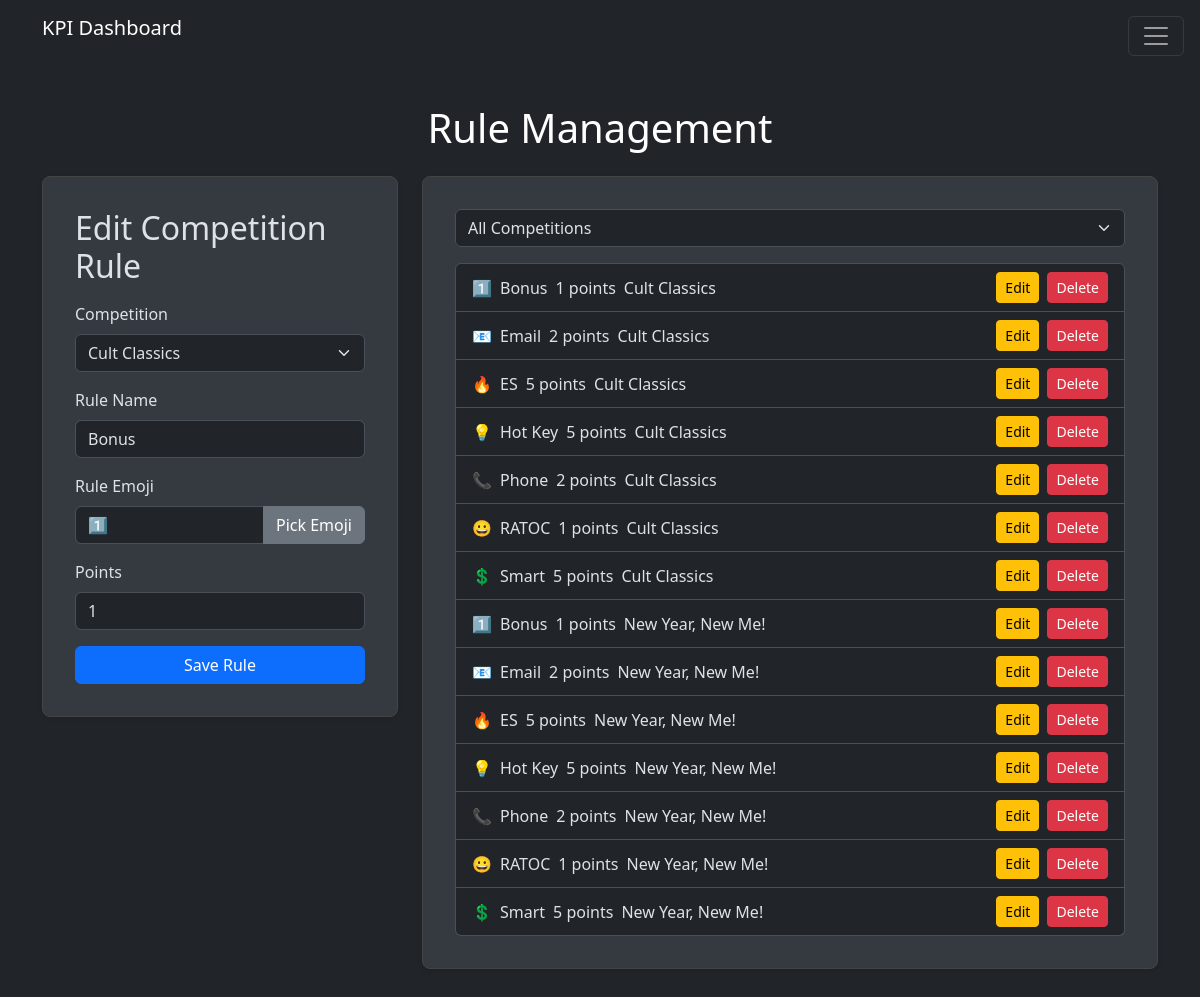
The page /admin/pages/rules.php?edit_id=59 on the database its author committed.
### tables this page shows
CREATE TABLE `competition_rules` (
  `id` int(11) NOT NULL,
  `competition_id` int(11) DEFAULT NULL,
  `name` varchar(100) NOT NULL,
  `description` varchar(255) DEFAULT NULL,
  `points` int(11) NOT NULL,
  `created_at` timestamp NULL DEFAULT current_timestamp(),
  `emoji` varchar(255) DEFAULT ''
);

CREATE TABLE `competitions` (
  `id` int(11) NOT NULL,
  `name` varchar(100) NOT NULL,
  `start_date` date DEFAULT NULL,
  `end_date` date DEFAULT NULL,
  `created_at` timestamp NULL DEFAULT current_timestamp()
);

### includes/classes/Database.php (called while the page is built, shortened)
<?php
class Database {
    private static $instance = null;
    private $connection = null;
    private function __construct() {
        try {
            $this->connection = new PDO(
                "mysql:host=" . DB_HOST . ";dbname=" . DB_NAME,
                DB_USER,
                DB_PASS,
                [PDO::ATTR_ERRMODE => PDO::ERRMODE_EXCEPTION]
            );
        } catch (PDOException $e) {
            error_log("Database Connection Error: " . $e->getMessage());
            throw new Exception("Database connection failed");
        }
    }
    public static function getInstance() {
        if (self::$instance === null) {
            self::$instance = new self();
        }
        return self::$instance;
    }
    public function query($sql, $params = []) {
        try {
            $stmt = $this->connection->prepare($sql);
            $stmt->execute($params);
            return $stmt;
        } catch (PDOException $e) {
            error_log("Query Error: " . $e->getMessage());
            throw new Exception("Database query failed");
        }
    }
}

### public/admin/pages/rules.php (the view, shortened to what this page needs)
<?php
require_once $_SERVER['DOCUMENT_ROOT'] . '/public/admin/includes/header.php';
$db = Database::getInstance();
$competitions = $db->query("SELECT * FROM competitions ORDER BY name")->fetchAll(PDO::FETCH_ASSOC);
$filterCompetition = isset($_GET['filterCompetition']) ? intval($_GET['filterCompetition']) : null;
$rulesQuery = "
    SELECT cr.*, c.name as competition_name
    FROM competition_rules cr
    LEFT JOIN competitions c ON cr.competition_id = c.id";
if ($filterCompetition) {
    $rulesQuery .= " WHERE cr.competition_id = ?";
    $rules = $db->query($rulesQuery, [$filterCompetition])->fetchAll(PDO::FETCH_ASSOC);
} else {
    $rulesQuery .= " ORDER BY c.name, cr.name";
    $rules = $db->query($rulesQuery)->fetchAll(PDO::FETCH_ASSOC);
}
$ruleName = '';
$rulePoints = 0;
$ruleEmoji = '';
$selectedCompetition = '';
$action = 'Add Competition Rule';
if (isset($_GET['edit_id'])) {
    $editId = intval($_GET['edit_id']);
    $rule = $db->query("
        SELECT cr.*, c.id as competition_id
        FROM competition_rules cr
        LEFT JOIN competitions c ON cr.competition_id = c.id
        WHERE cr.id = ?",
        [$editId])->fetch(PDO::FETCH_ASSOC);
    if ($rule) {
        $ruleName = $rule['name'];
        $rulePoints = $rule['points'];
        $ruleEmoji = $rule['emoji'];
        $selectedCompetition = $rule['competition_id'];
        $action = 'Edit Competition Rule';
    }
}
?>
<div class="container py-5">
    <h1 class="text-center mb-4">Rule Management</h1>
    <div class="row">
        <div class="col-md-4">
            <div class="card">
                <div class="card-body">
                    <h2 class="mb-3"><?php echo $action; ?></h2>
                    <form method="POST" action="functions.php">
                        <div class="mb-3">
                            <label for="competition" class="form-label">Competition</label>
                            <select class="form-select" id="competition" name="competition_id" required>
                                <?php foreach ($competitions as $competition): ?>
                                    <option value="<?php echo $competition['id']; ?>"
                                            <?php echo $selectedCompetition == $competition['id'] ? 'selected' : ''; ?>>
                                        <?php echo htmlspecialchars($competition['name']); ?>
                                    </option>
                                <?php endforeach; ?>
                            </select>
                        </div>
                        <div class="mb-3">
                            <label for="ruleName" class="form-label">Rule Name</label>
                            <input type="text" class="form-control" id="ruleName" name="ruleName"
                                   value="<?php echo htmlspecialchars($ruleName); ?>" required>
                        </div>
                        <div class="mb-3">
                            <label for="ruleEmoji" class="form-label">Rule Emoji</label>
                            <div class="input-group">
                                <input type="text" class="form-control" id="ruleEmoji" name="ruleEmoji"
                                       value="<?php echo htmlspecialchars($ruleEmoji); ?>" required readonly>
                                <button type="button" id="emoji-button" class="btn btn-secondary">Pick Emoji</button>
                            </div>
                        </div>
                        <div class="mb-3">
                            <label for="rulePoints" class="form-label">Points</label>
                            <input type="number" class="form-control" id="rulePoints" name="rulePoints"
                                   value="<?php echo htmlspecialchars($rulePoints); ?>" required>
                        </div>
                        <button type="submit" class="btn btn-primary w-100">Save Rule</button>
                    </form>
                </div>
            </div>
        </div>
        <div class="col-md-8">
            <div class="card rules-card">
                <div class="card-body">
                    <form method="GET" class="mb-3">
                        <select class="form-select" id="filterCompetition" name="filterCompetition" onchange="this.form.submit()">
                            <option value="">All Competitions</option>
                        </select>
                    </form>
                    <ul class="list-group rules-list">
                        <?php foreach ($rules as $rule): ?>
                            <li class="list-group-item">
                                <div class="d-flex align-items-center justify-content-between w-100">
                                    <div class="d-flex align-items-center gap-2">
                                        <span class="rule-emoji"><?php echo $rule['emoji']; ?></span>
                                        <span class="rule-name"><?php echo htmlspecialchars($rule['name']); ?></span>
                                        <span class="rule-points"><?php echo $rule['points']; ?> points</span>
                                        <span class="rule-competition"><?php echo htmlspecialchars($rule['competition_name']); ?></span>
                                    </div>
                                    <div class="d-flex gap-2">
                                        <a href="?edit_id=<?php echo $rule['id']; ?>" class="btn btn-warning btn-sm">Edit</a>
                                        <form method="POST" action="functions.php" class="d-inline">
                                            <button type="submit" class="btn btn-danger btn-sm">Delete</button>
                                        </form>
                                    </div>
                                </div>
                            </li>
                        <?php endforeach; ?>
                    </ul>
                </div>
            </div>
        </div>
    </div>
</div>
<?php include $_SERVER['DOCUMENT_ROOT'] . '/public/admin/includes/footer.php'; ?>

### public/css/custom.css (style rules this page uses)
body, .navbar-nav .nav-link, .offcanvas-title, .offcanvas-body, .offcanvas-body .nav-link { color: #ffffff !important; }
.card { background-color: #343a40; border: 1px solid #444; border-radius: 0.5rem; box-shadow: 0 2px 4px rgba(0,0,0,0.1); margin-bottom: 1rem; padding: 1rem; }

### rows shown on the page
competition_rules: ruleName "Bonus", ruleEmoji "1️⃣", rulePoints "1", emoji "1️⃣", name "Bonus", points "1", competition.name "Cult Classics"
competition_rules: emoji "📧", name "Email", points "2", competition.name "Cult Classics"
competition_rules: emoji "🔥", name "ES", points "5", competition.name "Cult Classics"
competition_rules: emoji "💡", name "Hot Key", points "5", competition.name "Cult Classics"
competition_rules: emoji "📞", name "Phone", points "2", competition.name "Cult Classics"
competition_rules: emoji "😀", name "RATOC", points "1", competition.name "Cult Classics"
competition_rules: emoji "💲", name "Smart", points "5", competition.name "Cult Classics"
competition_rules: emoji "1️⃣", name "Bonus", points "1", competition.name "New Year, New Me!"
competition_rules: emoji "📧", name "Email", points "2", competition.name "New Year, New Me!"
competition_rules: emoji "🔥", name "ES", points "5", competition.name "New Year, New Me!"
competition_rules: emoji "💡", name "Hot Key", points "5", competition.name "New Year, New Me!"
competition_rules: emoji "📞", name "Phone", points "2", competition.name "New Year, New Me!"
competition_rules: emoji "😀", name "RATOC", points "1", competition.name "New Year, New Me!"
competition_rules: emoji "💲", name "Smart", points "5", competition.name "New Year, New Me!"

### other values the page prints
APP_NAME "KPI Dashboard"
$action "Edit Competition Rule"
form field competition_id "Cult Classics"
